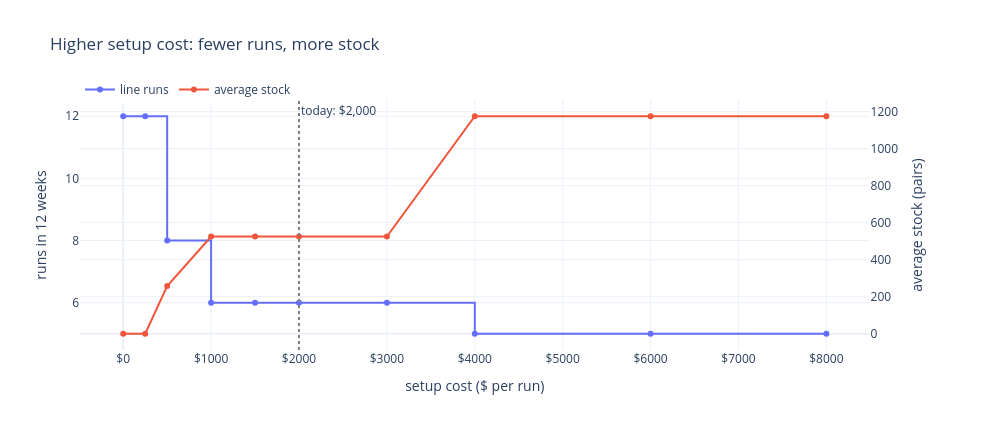

The notebook cell saved with this chart:
### Markdown cell above
## 5. Change one input: the setup cost

Step 4 of the daily loop: change something, predict what happens, then check. **Prediction:** as setups get more expensive, the plan should run the line less often and carry more stock.

### Code cell
rows = []
for k in [0, 250, 500, 1000, 1500, 2000, 3000, 4000, 6000, 8000]:
    m_k, _, make_k, stock_k = solve(setup_cost=k)
    mk = {t: round(make_k[t].varValue) for t in WEEKS}
    rows.append({"setup $": k, "runs": sum(1 for t in WEEKS if mk[t] > 0),
                 "avg stock (pairs)": round(sum(stock_k[t].varValue for t in WEEKS) / len(WEEKS)),
                 "total $": round(pulp.value(m_k.objective))})
sweep = pd.DataFrame(rows)

fig = make_subplots(specs=[[{"secondary_y": True}]])
fig.add_trace(go.Scatter(x=sweep["setup $"], y=sweep["runs"], name="line runs", mode="lines+markers",
                         line_shape="hv", hovertemplate="setup $%{x:,}<br>%{y} runs<extra></extra>"), secondary_y=False)
fig.add_trace(go.Scatter(x=sweep["setup $"], y=sweep["avg stock (pairs)"], name="average stock", mode="lines+markers",
                         hovertemplate="setup $%{x:,}<br>avg stock %{y:,} pairs<extra></extra>"), secondary_y=True)
fig.add_vline(x=setup_cost, line_dash="dot", line_color="gray", annotation_text="today: $2,000")
fig.update_xaxes(title_text="setup cost ($ per run)", tickprefix="$")
fig.update_yaxes(title_text="runs in 12 weeks", secondary_y=False)
fig.update_yaxes(title_text="average stock (pairs)", secondary_y=True)
fig.update_layout(title="Higher setup cost: fewer runs, more stock", height=430, width=1000,
                  template="plotly_white", legend=dict(orientation="h", y=1.1))
fig.show()
sweep

### Figure 1 — Plotly figure (JSON) as saved in the notebook; plotly's stock layout.template omitted (floating-point values rounded to 4 significant figures)
{"data": [{"hovertemplate": "setup $%{x:,}<br>%{y} runs<extra></extra>", "line": {"shape": "hv"}, "mode": "lines+markers", "name": "line runs", "type": "scatter", "x": [0, 250, 500, 1000, 1500, 2000, 3000, 4000, 6000, 8000], "xaxis": "x", "y": [12, 12, 8, 6, 6, 6, 6, 5, 5, 5], "yaxis": "y"}, {"hovertemplate": "setup $%{x:,}<br>avg stock %{y:,} pairs<extra></extra>", "mode": "lines+markers", "name": "average stock", "type": "scatter", "x": [0, 250, 500, 1000, 1500, 2000, 3000, 4000, 6000, 8000], "xaxis": "x", "y": [0, 0, 258, 525, 525, 525, 525, 1175, 1175, 1175], "yaxis": "y2"}], "layout": {"annotations": [{"showarrow": false, "text": "today: $2,000", "x": 2000, "xanchor": "left", "xref": "x", "y": 1, "yanchor": "top", "yref": "y domain"}], "height": 430, "legend": {"orientation": "h", "y": 1.1}, "shapes": [{"line": {"color": "gray", "dash": "dot"}, "type": "line", "x0": 2000, "x1": 2000, "xref": "x", "y0": 0, "y1": 1, "yref": "y domain"}], "title": {"text": "Higher setup cost: fewer runs, more stock"}, "width": 1000, "xaxis": {"anchor": "y", "domain": [0.0, 0.94], "tickprefix": "$", "title": {"text": "setup cost ($ per run)"}}, "yaxis": {"anchor": "x", "domain": [0.0, 1.0], "title": {"text": "runs in 12 weeks"}}, "yaxis2": {"anchor": "x", "overlaying": "y", "side": "right", "title": {"text": "average stock (pairs)"}}}}
